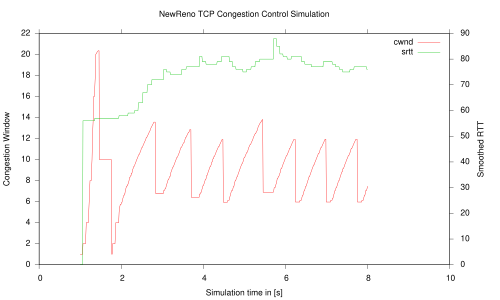

Recreate this plot in gnuplot.
set term pdf
#set term dumb
set title "NewReno TCP Congestion Control Simulation"
set xlabel "Simulation time in [s]"
set xrange [0:10]
set x2range [0:10]
set ylabel "Congestion Window"
set y2label "Smoothed RTT"
set ytics nomirror
set y2tics
set autoscale y
set autoscale y2
set tics out

plot "ns-simple.data" using 1:2 axes x1y1 with lines title "cwnd", \
     "ns-simple.data" using 1:3 axes x2y2 with lines title "srtt"
